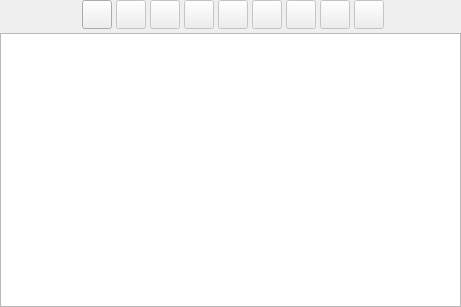
<?xml version="1.0" encoding="UTF-8"?>
<ui version="4.0">
 <class>ObjectTableWidget</class>
 <widget class="QWidget" name="ObjectTableWidget">
  <property name="geometry">
   <rect>
    <x>0</x>
    <y>0</y>
    <width>461</width>
    <height>307</height>
   </rect>
  </property>
  <property name="sizePolicy">
   <sizepolicy hsizetype="Preferred" vsizetype="Expanding">
    <horstretch>0</horstretch>
    <verstretch>0</verstretch>
   </sizepolicy>
  </property>
  <property name="windowTitle">
   <string>Form</string>
  </property>
  <layout class="QGridLayout" name="tabelaobj_grid">
   <property name="leftMargin">
    <number>0</number>
   </property>
   <property name="topMargin">
    <number>0</number>
   </property>
   <property name="rightMargin">
    <number>0</number>
   </property>
   <property name="bottomMargin">
    <number>0</number>
   </property>
   <property name="spacing">
    <number>4</number>
   </property>
   <item row="0" column="1">
    <layout class="QHBoxLayout" name="horizontalLayout">
     <item>
      <widget class="QToolButton" name="add_tb">
       <property name="enabled">
        <bool>true</bool>
       </property>
       <property name="sizePolicy">
        <sizepolicy hsizetype="Preferred" vsizetype="Preferred">
         <horstretch>0</horstretch>
         <verstretch>0</verstretch>
        </sizepolicy>
       </property>
       <property name="minimumSize">
        <size>
         <width>0</width>
         <height>0</height>
        </size>
       </property>
       <property name="toolTip">
        <string>Add Item</string>
       </property>
       <property name="text">
        <string/>
       </property>
       <property name="icon">
        <iconset resource="../res/resources.qrc">
         <normaloff>:/icones/icones/adicionar.png</normaloff>:/icones/icones/adicionar.png</iconset>
       </property>
       <property name="iconSize">
        <size>
         <width>22</width>
         <height>22</height>
        </size>
       </property>
       <property name="shortcut">
        <string>Ins</string>
       </property>
      </widget>
     </item>
     <item>
      <widget class="QToolButton" name="remove_tb">
       <property name="enabled">
        <bool>false</bool>
       </property>
       <property name="sizePolicy">
        <sizepolicy hsizetype="Preferred" vsizetype="Preferred">
         <horstretch>0</horstretch>
         <verstretch>0</verstretch>
        </sizepolicy>
       </property>
       <property name="minimumSize">
        <size>
         <width>0</width>
         <height>0</height>
        </size>
       </property>
       <property name="toolTip">
        <string>Remove Item</string>
       </property>
       <property name="text">
        <string/>
       </property>
       <property name="icon">
        <iconset resource="../res/resources.qrc">
         <normaloff>:/icones/icones/remover.png</normaloff>:/icones/icones/remover.png</iconset>
       </property>
       <property name="iconSize">
        <size>
         <width>22</width>
         <height>22</height>
        </size>
       </property>
       <property name="shortcut">
        <string>Del</string>
       </property>
      </widget>
     </item>
     <item>
      <widget class="QToolButton" name="update_tb">
       <property name="enabled">
        <bool>false</bool>
       </property>
       <property name="sizePolicy">
        <sizepolicy hsizetype="Preferred" vsizetype="Preferred">
         <horstretch>0</horstretch>
         <verstretch>0</verstretch>
        </sizepolicy>
       </property>
       <property name="minimumSize">
        <size>
         <width>0</width>
         <height>0</height>
        </size>
       </property>
       <property name="toolTip">
        <string>Update Item</string>
       </property>
       <property name="text">
        <string/>
       </property>
       <property name="icon">
        <iconset resource="../res/resources.qrc">
         <normaloff>:/icones/icones/atualizar.png</normaloff>:/icones/icones/atualizar.png</iconset>
       </property>
       <property name="iconSize">
        <size>
         <width>22</width>
         <height>22</height>
        </size>
       </property>
       <property name="shortcut">
        <string>Alt+R</string>
       </property>
      </widget>
     </item>
     <item>
      <widget class="QToolButton" name="remove_all_tb">
       <property name="enabled">
        <bool>false</bool>
       </property>
       <property name="sizePolicy">
        <sizepolicy hsizetype="Preferred" vsizetype="Preferred">
         <horstretch>0</horstretch>
         <verstretch>0</verstretch>
        </sizepolicy>
       </property>
       <property name="minimumSize">
        <size>
         <width>0</width>
         <height>0</height>
        </size>
       </property>
       <property name="toolTip">
        <string>Remove All</string>
       </property>
       <property name="text">
        <string/>
       </property>
       <property name="icon">
        <iconset resource="../res/resources.qrc">
         <normaloff>:/icones/icones/limpartexto.png</normaloff>:/icones/icones/limpartexto.png</iconset>
       </property>
       <property name="iconSize">
        <size>
         <width>22</width>
         <height>22</height>
        </size>
       </property>
       <property name="shortcut">
        <string>Shift+Del</string>
       </property>
      </widget>
     </item>
     <item>
      <widget class="QToolButton" name="edit_tb">
       <property name="enabled">
        <bool>false</bool>
       </property>
       <property name="sizePolicy">
        <sizepolicy hsizetype="Preferred" vsizetype="Preferred">
         <horstretch>0</horstretch>
         <verstretch>0</verstretch>
        </sizepolicy>
       </property>
       <property name="minimumSize">
        <size>
         <width>0</width>
         <height>0</height>
        </size>
       </property>
       <property name="toolTip">
        <string>Edit Item</string>
       </property>
       <property name="text">
        <string/>
       </property>
       <property name="icon">
        <iconset resource="../res/resources.qrc">
         <normaloff>:/icones/icones/editar.png</normaloff>:/icones/icones/editar.png</iconset>
       </property>
       <property name="iconSize">
        <size>
         <width>22</width>
         <height>22</height>
        </size>
       </property>
       <property name="shortcut">
        <string>Space</string>
       </property>
      </widget>
     </item>
     <item>
      <widget class="QToolButton" name="move_up_tb">
       <property name="enabled">
        <bool>false</bool>
       </property>
       <property name="sizePolicy">
        <sizepolicy hsizetype="Preferred" vsizetype="Preferred">
         <horstretch>0</horstretch>
         <verstretch>0</verstretch>
        </sizepolicy>
       </property>
       <property name="minimumSize">
        <size>
         <width>0</width>
         <height>0</height>
        </size>
       </property>
       <property name="toolTip">
        <string>Move Up</string>
       </property>
       <property name="text">
        <string/>
       </property>
       <property name="icon">
        <iconset resource="../res/resources.qrc">
         <normaloff>:/icones/icones/movercima.png</normaloff>:/icones/icones/movercima.png</iconset>
       </property>
       <property name="iconSize">
        <size>
         <width>22</width>
         <height>22</height>
        </size>
       </property>
       <property name="shortcut">
        <string>Ctrl+Up</string>
       </property>
      </widget>
     </item>
     <item>
      <widget class="QToolButton" name="move_down_tb">
       <property name="enabled">
        <bool>false</bool>
       </property>
       <property name="sizePolicy">
        <sizepolicy hsizetype="Preferred" vsizetype="Preferred">
         <horstretch>0</horstretch>
         <verstretch>0</verstretch>
        </sizepolicy>
       </property>
       <property name="minimumSize">
        <size>
         <width>0</width>
         <height>0</height>
        </size>
       </property>
       <property name="toolTip">
        <string>Move Down</string>
       </property>
       <property name="text">
        <string/>
       </property>
       <property name="icon">
        <iconset resource="../res/resources.qrc">
         <normaloff>:/icones/icones/moverbaixo.png</normaloff>:/icones/icones/moverbaixo.png</iconset>
       </property>
       <property name="iconSize">
        <size>
         <width>22</width>
         <height>22</height>
        </size>
       </property>
       <property name="shortcut">
        <string>Ctrl+Down</string>
       </property>
      </widget>
     </item>
     <item>
      <widget class="QToolButton" name="move_first_tb">
       <property name="enabled">
        <bool>false</bool>
       </property>
       <property name="sizePolicy">
        <sizepolicy hsizetype="Preferred" vsizetype="Preferred">
         <horstretch>0</horstretch>
         <verstretch>0</verstretch>
        </sizepolicy>
       </property>
       <property name="minimumSize">
        <size>
         <width>0</width>
         <height>0</height>
        </size>
       </property>
       <property name="toolTip">
        <string>Move to start</string>
       </property>
       <property name="text">
        <string/>
       </property>
       <property name="icon">
        <iconset resource="../res/resources.qrc">
         <normaloff>:/icones/icones/moverprimeiro.png</normaloff>:/icones/icones/moverprimeiro.png</iconset>
       </property>
       <property name="iconSize">
        <size>
         <width>22</width>
         <height>22</height>
        </size>
       </property>
       <property name="shortcut">
        <string>Ctrl+Home</string>
       </property>
      </widget>
     </item>
     <item>
      <widget class="QToolButton" name="move_last_tb">
       <property name="enabled">
        <bool>false</bool>
       </property>
       <property name="sizePolicy">
        <sizepolicy hsizetype="Preferred" vsizetype="Preferred">
         <horstretch>0</horstretch>
         <verstretch>0</verstretch>
        </sizepolicy>
       </property>
       <property name="minimumSize">
        <size>
         <width>0</width>
         <height>0</height>
        </size>
       </property>
       <property name="toolTip">
        <string>Move to end</string>
       </property>
       <property name="text">
        <string/>
       </property>
       <property name="icon">
        <iconset resource="../res/resources.qrc">
         <normaloff>:/icones/icones/moverultimo.png</normaloff>:/icones/icones/moverultimo.png</iconset>
       </property>
       <property name="iconSize">
        <size>
         <width>22</width>
         <height>22</height>
        </size>
       </property>
       <property name="shortcut">
        <string>Ctrl+End, Ctrl+S</string>
       </property>
      </widget>
     </item>
    </layout>
   </item>
   <item row="1" column="0" colspan="3">
    <widget class="QTableWidget" name="table_tbw">
     <property name="editTriggers">
      <set>QAbstractItemView::NoEditTriggers</set>
     </property>
     <property name="alternatingRowColors">
      <bool>true</bool>
     </property>
     <property name="selectionMode">
      <enum>QAbstractItemView::SingleSelection</enum>
     </property>
     <property name="selectionBehavior">
      <enum>QAbstractItemView::SelectRows</enum>
     </property>
     <property name="iconSize">
      <size>
       <width>16</width>
       <height>16</height>
      </size>
     </property>
     <attribute name="horizontalHeaderCascadingSectionResizes">
      <bool>false</bool>
     </attribute>
     <attribute name="horizontalHeaderHighlightSections">
      <bool>true</bool>
     </attribute>
     <attribute name="horizontalHeaderStretchLastSection">
      <bool>true</bool>
     </attribute>
     <attribute name="verticalHeaderVisible">
      <bool>false</bool>
     </attribute>
     <attribute name="verticalHeaderDefaultSectionSize">
      <number>20</number>
     </attribute>
     <attribute name="verticalHeaderHighlightSections">
      <bool>true</bool>
     </attribute>
     <attribute name="verticalHeaderMinimumSectionSize">
      <number>15</number>
     </attribute>
     <attribute name="verticalHeaderStretchLastSection">
      <bool>false</bool>
     </attribute>
    </widget>
   </item>
   <item row="0" column="0">
    <spacer name="left_spc">
     <property name="orientation">
      <enum>Qt::Horizontal</enum>
     </property>
     <property name="sizeType">
      <enum>QSizePolicy::Preferred</enum>
     </property>
     <property name="sizeHint" stdset="0">
      <size>
       <width>97</width>
       <height>22</height>
      </size>
     </property>
    </spacer>
   </item>
   <item row="0" column="2">
    <spacer name="right_spc">
     <property name="orientation">
      <enum>Qt::Horizontal</enum>
     </property>
     <property name="sizeType">
      <enum>QSizePolicy::Preferred</enum>
     </property>
     <property name="sizeHint" stdset="0">
      <size>
       <width>92</width>
       <height>22</height>
      </size>
     </property>
    </spacer>
   </item>
  </layout>
 </widget>
 <tabstops>
  <tabstop>add_tb</tabstop>
  <tabstop>remove_tb</tabstop>
  <tabstop>update_tb</tabstop>
  <tabstop>remove_all_tb</tabstop>
  <tabstop>edit_tb</tabstop>
  <tabstop>move_up_tb</tabstop>
  <tabstop>move_down_tb</tabstop>
  <tabstop>move_first_tb</tabstop>
  <tabstop>move_last_tb</tabstop>
  <tabstop>table_tbw</tabstop>
 </tabstops>
 <resources>
  <include location="../res/resources.qrc"/>
 </resources>
 <connections/>
</ui>
